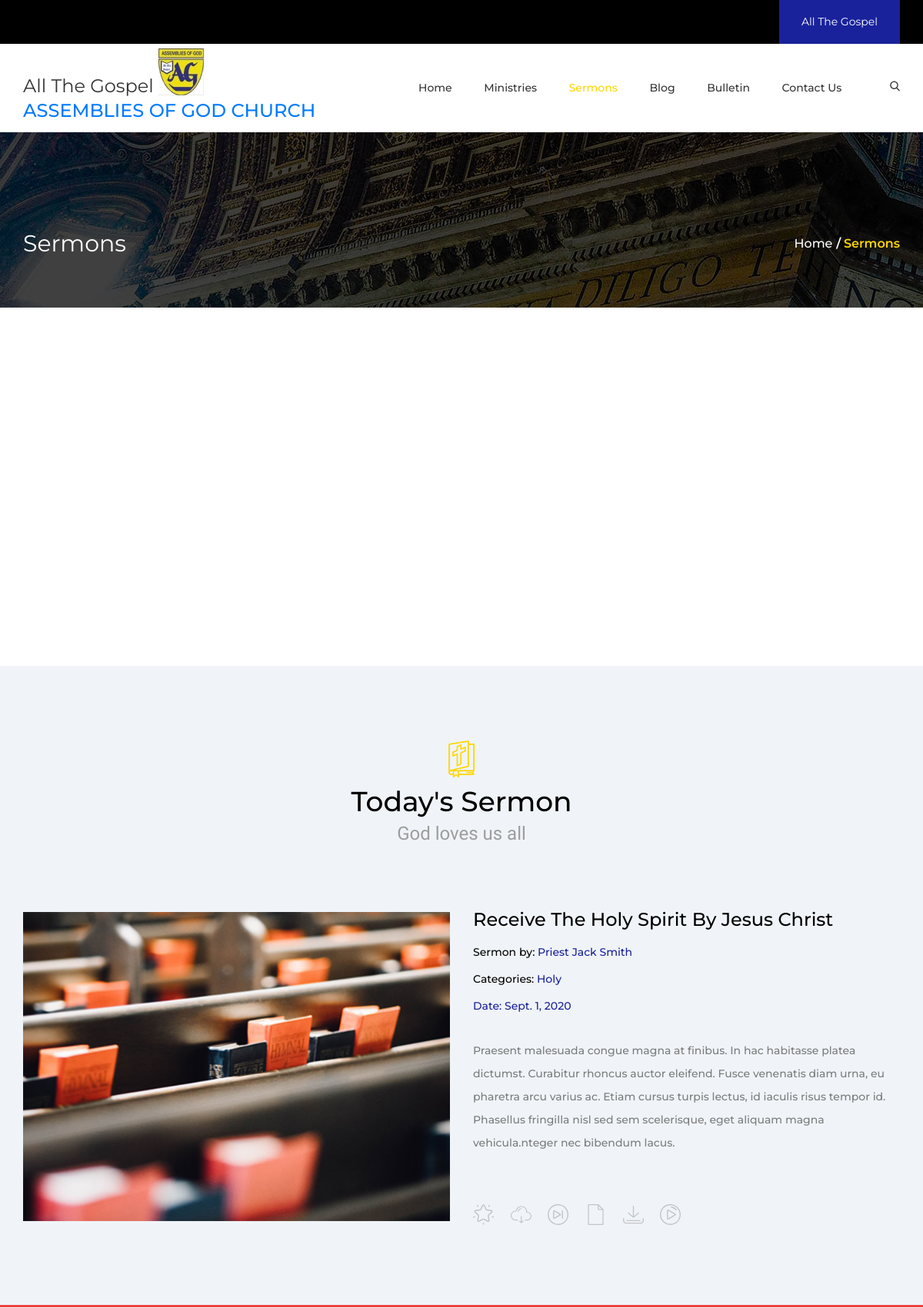
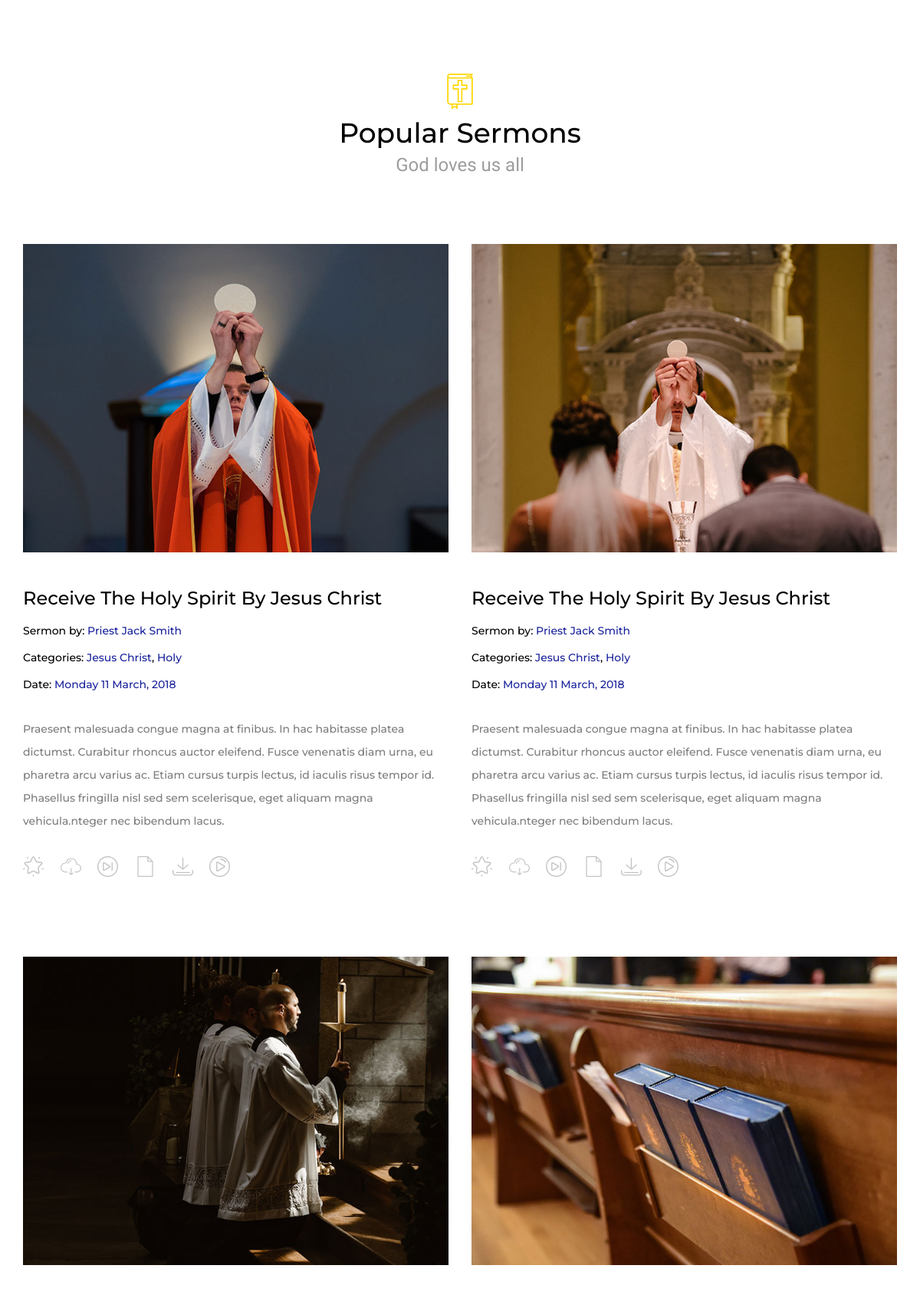
Screenshot of /sermon/ (upper part) with the database file from the repository (2 pictures, top to bottom).
### general/models.py (models this page shows, shortened)
class Sermon(models.Model):
    title = models.CharField(max_length=200)
    sermon_by = models.CharField(max_length=200)
    category = models.CharField(max_length=100)
    date = models.DateField()
    body = models.TextField()

### general/views.py (the view)
def sermon(request):
    sermons = Sermon.objects.all()
    return render(request, "sermon.html", {'sermons':sermons})

### templates/sermon.html (shortened to what this page needs)
{% extends 'base.html' %}
{% load static %}
{% block content %}
<link rel="stylesheet" type="text/css" href="{% static 'styles/bootstrap4/bootstrap.min.css' %}">
<link href="{% static 'plugins/font-awesome-4.7.0/css/font-awesome.min.css' %}" rel="stylesheet" type="text/css">
<link rel="stylesheet" type="text/css" href="{% static 'plugins/OwlCarousel2-2.2.1/owl.carousel.css' %}">
<link rel="stylesheet" type="text/css" href="{% static 'plugins/OwlCarousel2-2.2.1/owl.theme.default.css' %}">
<link rel="stylesheet" type="text/css" href="{% static 'plugins/OwlCarousel2-2.2.1/animate.css' %}">
<link rel="stylesheet" type="text/css" href="{% static 'styles/sermons.css' %}">
<link rel="stylesheet" type="text/css" href="{% static 'styles/sermons_responsive.css' %}">
</head>
<body>
<div class="super_container">
	<header class="header">
		<div class="top_bar">
			<div class="container">
				<div class="row">
					<div class="col top_bar_content d-flex flex-row align-items-center justify-content-start">
						<div class="donations_button ml-auto">
							<a href="#">All The Gospel</a>
						</div>
					</div>
				</div>
			</div>
		</div>
		<div class="header_container">
			<div class="container">
				<div class="row">
					<div class="col">
						<div class="header_content d-flex flex-row align-items-center justify-content-start">
							<div class="logo_container">
								<div class="logo">
									<a href="#">
                                        <span> All The Gospel </span>
                                    <img src="{% static 'images/download1.jpg' %}" alt="">
                                    <h3>ASSEMBLIES OF GOD CHURCH</h3>
                                    </a>
								</div>
							</div>
							<div class="header_nav_container ml-auto">
								<nav class="main_nav">
									<ul>
                                        <li><a href="{% url 'home' %}">Home</a></li>
										<li><a href="{% url 'ministriess' %}">Ministries</a></li>
                                        <li class="active"><a href="#">Sermons</a></li>
										<li><a href="{% url 'blog' %}">Blog</a></li>
										<li><a href="{% url 'bulletins' %}">Bulletin</a></li>
                                        <li><a href="{% url 'abouts' %}">Contact Us</a></li>
                                    </ul>
								</nav>
								<div class="search">
								</div>
							</div>
						</div>
					</div>
				</div>
			</div>
		</div>
	</header>
	<div class="home">
		<div class="home_background"><img src="{% static 'images/sermons.jpg' %}" alt=""></div>
		<div class="container">
			<div class="row">
				<div class="col">
					<div class="home_container">
						<div class="home_content d-flex flex-row align-items-center justify-content-start">
							<div class="home_title">Sermons</div>
							<div class="home_breadcrumbs ml-auto">
								<ul class="breadcrumbs">
									<li><a href="{% url 'home' %}">Home</a></li>
									<li>Sermons</li>
								</ul>
							</div>
						</div>
					</div>
				</div>
			</div>
		</div>
	</div>
	<div class="sermon">
		<div class="sermon_background" style="background-image:url({% static 'images/sermon.png)"></div>
		<div class="container">
			<div class="row">
				<div class="col">
					<div class="section_title_container">
						<div class="section_image"><img src="{% static 'images/church_3.png" alt=""></div>
						<div class="section_title"><h2>Today's Sermon</h2></div>
						<div class="section_subtitle">God loves us all</div>
					</div>
				</div>
			</div>
			<div class="row sermon_row">
				<div class="col-lg-6">
					<div class="sermon_image"><img src="{% static 'images/sermon_image.jpg' %}" alt=""></div>
				</div>
				<div class="col-lg-6">
					{% for sermon in sermons %}
					<div class="sermon_content">
						<div class="sermon_title"><a href="sermon_single.html">{{ sermon.title }}</a></div>
						<ul class="sermon_list">
							<li>Sermon by: <a href="#">{{ sermon.sermon_by }}</a></li>
							<li>Categories: <a href="#">{{ sermon.category }}</li>
							<li>Date: <a href="#">{{ sermon.date }}</a></li>
						</ul>
						<div class="sermon_text">
							<p>{{ sermon.body }}</p>
						</div>
						<div class="sermon_buttons">
							<ul>
								<li class="sermon_item"><img class="svg" src="{% static 'images/sermon_1.svg' %}" alt=""></li>
								<li class="sermon_item"><img class="svg" src="{% static 'images/sermon_2.svg' %}" alt=""></li>
								<li class="sermon_item"><img class="svg" src="{% static 'images/sermon_3.svg' %}" alt=""></li>
								<li class="sermon_item"><img class="svg" src="{% static 'images/sermon_4.svg' %}" alt=""></li>
								<li class="sermon_item"><img class="svg" src="{% static 'images/sermon_5.svg' %}" alt=""></li>
								<li class="sermon_item"><img class="svg" src="{% static 'images/sermon_6.svg' %}" alt=""></li>
							</ul>
						</div>
					</div>
					{% endfor %}
				</div>
			</div>
		</div>
	</div>
	<div class="popular">
		<div class="container">
			<div class="row">
				<div class="col">
					<div class="section_title_container">
						<div class="section_image"><img src="{% static 'images/church_7.png" alt=""></div>
						<div class="section_title"><h2>Popular Sermons</h2></div>
						<div class="section_subtitle">God loves us all</div>
					</div>
				</div>
			</div>
			<div class="row popular_row">
				<div class="col-lg-6">
					<div class="popular_item">
						<div class="popular_image"><img src="{% static 'images/popular_1.jpg' %}" alt="https://unsplash.com/@joshapplegate"></div>
						<div class="sermon_content">
							<div class="sermon_title"><a href="sermon_single.html">Receive The Holy Spirit By Jesus Christ</a></div>
							<ul class="sermon_list">
								<li>Sermon by: <a href="#">Priest Jack Smith</a></li>
								<li>Categories: <a href="#">Jesus Christ</a>, <a href="#">Holy</a></li>
								<li>Date: <a href="#">Monday 11 March, 2018</a></li>
							</ul>
							<div class="sermon_text">
								<p>Praesent malesuada congue magna at finibus. In hac habitasse platea dictumst. Curabitur rhoncus auctor eleifend. Fusce venenatis diam urna, eu pharetra arcu varius ac. Etiam cursus turpis lectus, id iaculis risus tempor id. Phasellus fringilla nisl sed sem scelerisque, eget aliquam magna vehicula.nteger nec bibendum lacus.</p>
							</div>
							<div class="sermon_buttons">
								<ul>
									<li class="sermon_item"><img class="svg" src="{% static 'images/sermon_1.svg' %}" alt=""></li>
									<li class="sermon_item"><img class="svg" src="{% static 'images/sermon_2.svg' %}" alt=""></li>
									<li class="sermon_item"><img class="svg" src="{% static 'images/sermon_3.svg' %}" alt=""></li>
									<li class="sermon_item"><img class="svg" src="{% static 'images/sermon_4.svg' %}" alt=""></li>
									<li class="sermon_item"><img class="svg" src="{% static 'images/sermon_5.svg' %}" alt=""></li>
									<li class="sermon_item"><img class="svg" src="{% static 'images/sermon_6.svg' %}" alt=""></li>
								</ul>
							</div>
						</div>
					</div>
				</div>
				<div class="col-lg-6">
					<div class="popular_item">
						<div class="popular_image"><img src="{% static 'images/popular_2.jpg' %}" alt="https://unsplash.com/@joshapplegate"></div>
						<div class="sermon_content">
							<div class="sermon_title"><a href="sermon_single.html">Receive The Holy Spirit By Jesus Christ</a></div>
							<ul class="sermon_list">
								<li>Sermon by: <a href="#">Priest Jack Smith</a></li>
								<li>Categories: <a href="#">Jesus Christ</a>, <a href="#">Holy</a></li>
								<li>Date: <a href="#">Monday 11 March, 2018</a></li>
							</ul>
							<div class="sermon_text">
								<p>Praesent malesuada congue magna at finibus. In hac habitasse platea dictumst. Curabitur rhoncus auctor eleifend. Fusce venenatis diam urna, eu pharetra arcu varius ac. Etiam cursus turpis lectus, id iaculis risus tempor id. Phasellus fringilla nisl sed sem scelerisque, eget aliquam magna vehicula.nteger nec bibendum lacus.</p>
							</div>
							<div class="sermon_buttons">
								<ul>
									<li class="sermon_item"><img class="svg" src="{% static 'images/sermon_1.svg' %}" alt=""></li>
									<li class="sermon_item"><img class="svg" src="{% static 'images/sermon_2.svg' %}" alt=""></li>
									<li class="sermon_item"><img class="svg" src="{% static 'images/sermon_3.svg' %}" alt=""></li>
									<li class="sermon_item"><img class="svg" src="{% static 'images/sermon_4.svg' %}" alt=""></li>
									<li class="sermon_item"><img class="svg" src="{% static 'images/sermon_5.svg' %}" alt=""></li>
									<li class="sermon_item"><img class="svg" src="{% static 'images/sermon_6.svg' %}" alt=""></li>
								</ul>
							</div>
						</div>
					</div>
				</div>
				<div class="col-lg-6">
					<div class="popular_item">
						<div class="popular_image"><img src="{% static 'images/popular_3.jpg' %}" alt="https://unsplash.com/@joshapplegate"></div>
					</div>
				</div>
				<div class="col-lg-6">
					<div class="popular_item">
						<div class="popular_image"><img src="{% static 'images/popular_4.jpg' %}" alt="https://unsplash.com/@knixon"></div>
					</div>
				</div>
			</div>
		</div>
	</div>
</div>
{% endblock content %}

### templates/base.html (shortened to what this page needs)
{% load static %}
<html>
    <head>
        <link href="{% static 'styles/main_styles.css' %}" rel="stylesheet">
    </head>
    <body>
        <header>
            <h1><a href="{% url 'home' %}">Assemblies of God</a></h1>
        </header>
        <div>
            {% block content %}{% endblock content %}
        </div>
    </body>
</html>

### static/styles/main_styles.css (style rules this page uses)
* { margin: 0; padding: 0; -webkit-font-smoothing: antialiased; -webkit-text-shadow: rgba(0,0,0,.01) 0 0 1px; text-shadow: rgba(0,0,0,.01) 0 0 1px; }
body { font-family: 'Montserrat', sans-serif; font-size: 14px; font-weight: 400; background: #FFFFFF; color: #7c7c7c; }
div { display: block; position: relative; -webkit-box-sizing: border-box; -moz-box-sizing: border-box; box-sizing: border-box; }
ul { list-style: none; margin-bottom: 0px; }
p { font-family: 'Montserrat', sans-serif; font-size: 14px; line-height: 2.14; font-weight: 500; color: #7c7c7c; -webkit-font-smoothing: antialiased; -webkit-text-shadow: rgba(0,0,0,.01) 0 0 1px; text-shadow: rgba(0,0,0,.01) 0 0 1px; }
p:last-of-type { margin-bottom: 0; }
a, a:hover, a:visited, a:active, a:link { text-decoration: none; -webkit-font-smoothing: antialiased; -webkit-text-shadow: rgba(0,0,0,.01) 0 0 1px; text-shadow: rgba(0,0,0,.01) 0 0 1px; }
h1 { font-size: 48px; }
h2 { font-size: 36px; }
h3 { font-size: 24px; }
h1, h2, h3, h4, h5, h6 { font-family: 'Montserrat', sans-serif; -webkit-font-smoothing: antialiased; -webkit-text-shadow: rgba(0,0,0,.01) 0 0 1px; text-shadow: rgba(0,0,0,.01) 0 0 1px; }
.super_container { width: 100%; overflow: hidden; }
.section_title_container { text-align: center; }
.section_title { margin-top: 10px; }
.section_title h2 { color: #000000; }
.section_subtitle { font-family: 'Bilbo', serif; font-size: 24px; color: #9d9d9d; margin-top: -6px; }
.header { position: fixed; top: 0; left: 0; width: 100%; z-index: 100; -webkit-transition: all 400ms ease; -moz-transition: all 400ms ease; -ms-transition: all 400ms ease; -o-transition: all 400ms ease; transition: all 400ms ease; }
.top_bar { width: 100%; background: #000000; }
.top_bar_content { width: 100%; height: 57px; }
.donations_button { width: 157px; height: 57px; background: #19229b; text-align: center; -webkit-transition: all 200ms ease; -moz-transition: all 200ms ease; -ms-transition: all 200ms ease; -o-transition: all 200ms ease; transition: all 200ms ease; }
.donations_button a { display: block; color: #FFFFFF; line-height: 57px; -webkit-transition: all 200ms ease; -moz-transition: all 200ms ease; -ms-transition: all 200ms ease; -o-transition: all 200ms ease; transition: all 200ms ease; }
.header_container { width: 100%; background: #FFFFFF; }
.header_content { height: 115px; -webkit-transition: all 400ms ease; -moz-transition: all 400ms ease; -ms-transition: all 400ms ease; -o-transition: all 400ms ease; transition: all 400ms ease; }
.logo a span { font-size: 24px; color: #353535; }
.logo a img { display: inline-block; vertical-align: text-bottom; }
.main_nav { display: inline-block; }
.main_nav ul li { display: inline-block; margin-right: 38px; }
.main_nav ul li:last-child { margin-right: 0; }
.main_nav ul li a { font-weight: 500; color: #353535; -webkit-transition: all 200ms ease; -moz-transition: all 200ms ease; -ms-transition: all 200ms ease; -o-transition: all 200ms ease; transition: all 200ms ease; }
.main_nav ul li.active a { color: #ffd600; }
.search { display: inline-block; margin-left: 59px; cursor: pointer; }
.home { width: 100%; height: 100vh; }
.sermon { padding-top: 97px; padding-bottom: 98px; background: #f0f4f8; }
.sermon_background { position: absolute; top: 0; left: 0; width: 100%; height: 100%; background-repeat: no-repeat; background-size: cover; background-position: center center; }
.sermon_row { margin-top: 84px; }
.sermon_image { width: 100%; }
.sermon_image img { max-width: 100%; }
.sermon_content { width: 100%; margin-top: -8px; }
.sermon_title { font-size: 24px; font-weight: 500; color: #000000; }
.sermon_list { margin-top: 14px; }
.sermon_list li { font-size: 14px; font-weight: 500; color: #000000; margin-bottom: 14px; }
.sermon_list li:last-child { margin-bottom: 0; }
.sermon_list li a { color: #4b57f7; }
.sermon_text { margin-top: 33px; }

### rows the page displays
Sermon: title "Receive The Holy Spirit By Jesus Christ", sermon_by "Priest Jack Smith", category "Holy", date "Sept. 1, 2020", body "Praesent malesuada congue magna at finibus. In hac habitasse platea dictumst. Curabitur rhoncus auctor eleifend. Fusce venenatis diam urna, eu pharetra arcu varius ac. Etiam cursus turpis lectus, id iaculis risus tempor id. Phasellus fringilla nisl sed sem scelerisque, eget aliquam magna vehicula.nteger nec bibendum lacus."
